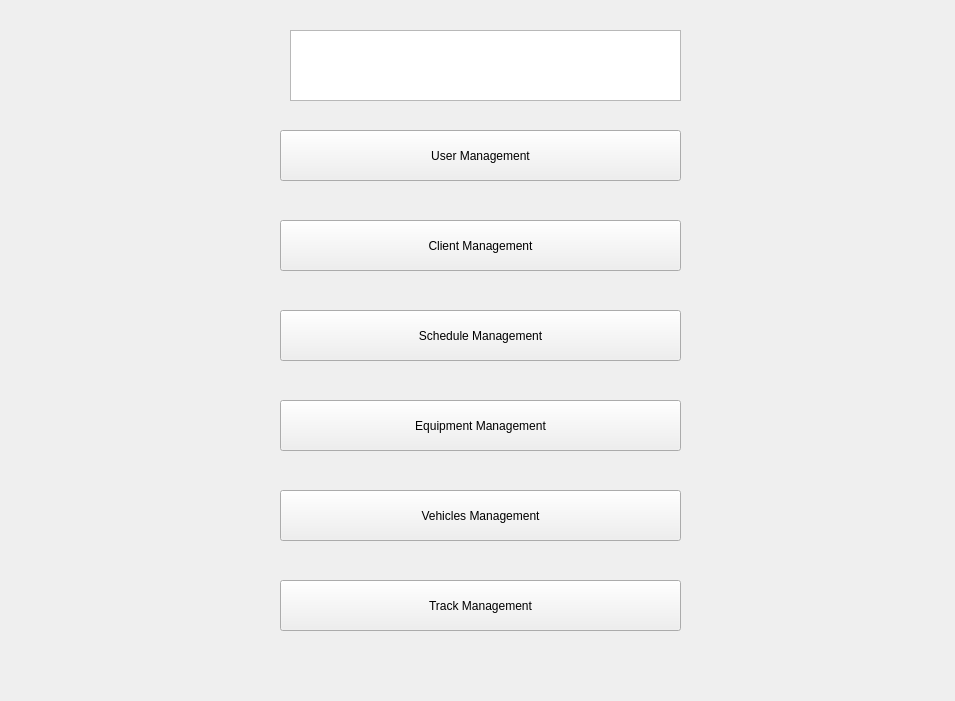
<?xml version="1.0" encoding="UTF-8"?>
<ui version="4.0">
 <class>adminpage</class>
 <widget class="QWidget" name="adminpage">
  <property name="geometry">
   <rect>
    <x>0</x>
    <y>0</y>
    <width>955</width>
    <height>701</height>
   </rect>
  </property>
  <property name="windowTitle">
   <string>Form</string>
  </property>
  <property name="styleSheet">
   <string notr="true">*{
font-family:century gothic;
font-size:17px;
background:#333;

}


QPushButton
{
background:blue;
border-radius:15px;
}
QToolButton
{
background:blue;
border-radius:60px;
}
QTextEdit
{
bakcground:#333;
border-radius:60px;
}
QLabel
{
color:white;
}
QWidget
{
color:white;
}
QPushButton:hover
{
background:grey;
}
QLineEdit
{
background:transparent;
border:none;
color:white;
border-bottom:1px solid #717072;
}
QTableView
{
background:#333;
}
QHeaderView {
background:#333;
}
QTextBrowser {
font-family:century gothic;
font-size:30px;
}&lt;
</string>
  </property>
  <widget class="QPushButton" name="pushButton">
   <property name="geometry">
    <rect>
     <x>280</x>
     <y>130</y>
     <width>401</width>
     <height>51</height>
    </rect>
   </property>
   <property name="text">
    <string>User Management</string>
   </property>
  </widget>
  <widget class="QPushButton" name="pushButton_2">
   <property name="geometry">
    <rect>
     <x>280</x>
     <y>490</y>
     <width>401</width>
     <height>51</height>
    </rect>
   </property>
   <property name="text">
    <string>Vehicles Management</string>
   </property>
  </widget>
  <widget class="QPushButton" name="pushButton_3">
   <property name="geometry">
    <rect>
     <x>280</x>
     <y>400</y>
     <width>401</width>
     <height>51</height>
    </rect>
   </property>
   <property name="text">
    <string>Equipment Management</string>
   </property>
  </widget>
  <widget class="QPushButton" name="pushButton_4">
   <property name="geometry">
    <rect>
     <x>280</x>
     <y>220</y>
     <width>401</width>
     <height>51</height>
    </rect>
   </property>
   <property name="text">
    <string>Client Management</string>
   </property>
  </widget>
  <widget class="QPushButton" name="pushButton_5">
   <property name="geometry">
    <rect>
     <x>280</x>
     <y>310</y>
     <width>401</width>
     <height>51</height>
    </rect>
   </property>
   <property name="text">
    <string>Schedule Management</string>
   </property>
  </widget>
  <widget class="QTextBrowser" name="textBrowser">
   <property name="geometry">
    <rect>
     <x>290</x>
     <y>30</y>
     <width>391</width>
     <height>71</height>
    </rect>
   </property>
   <property name="html">
    <string>&lt;!DOCTYPE HTML PUBLIC &quot;-//W3C//DTD HTML 4.0//EN&quot; &quot;http://www.w3.org/TR/REC-html40/strict.dtd&quot;&gt;
&lt;html&gt;&lt;head&gt;&lt;meta name=&quot;qrichtext&quot; content=&quot;1&quot; /&gt;&lt;style type=&quot;text/css&quot;&gt;
p, li { white-space: pre-wrap; }
&lt;/style&gt;&lt;/head&gt;&lt;body style=&quot; font-family:'century gothic'; font-size:30px; font-weight:400; font-style:normal;&quot;&gt;
&lt;p style=&quot;-qt-paragraph-type:empty; margin-top:0px; margin-bottom:0px; margin-left:0px; margin-right:0px; -qt-block-indent:0; text-indent:0px; font-size:17px;&quot;&gt;&lt;br /&gt;&lt;/p&gt;&lt;/body&gt;&lt;/html&gt;</string>
   </property>
  </widget>
  <widget class="QPushButton" name="pushButton_6">
   <property name="geometry">
    <rect>
     <x>280</x>
     <y>580</y>
     <width>401</width>
     <height>51</height>
    </rect>
   </property>
   <property name="text">
    <string>Track Management</string>
   </property>
  </widget>
 </widget>
 <resources/>
 <connections/>
</ui>
